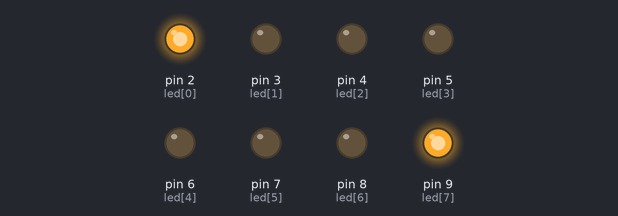
A sketch run on a simulated Arduino Uno, built with avr-gcc and run on an emulated ATmega328P. On the bench: output pins drawn as LEDs (lit = HIGH).

Above: at 0.2 s.
At 1.2 s:
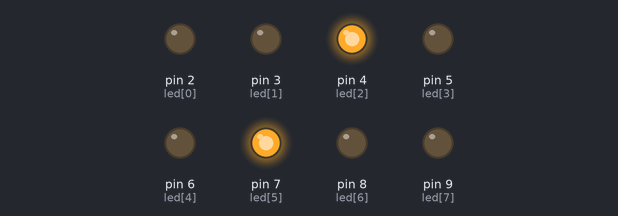
At 1.7 s:
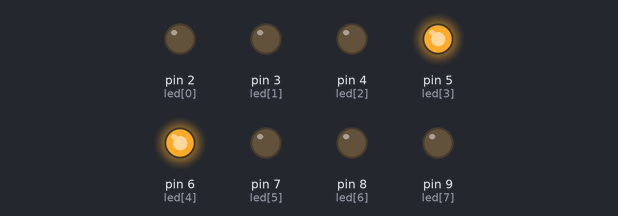
At 3.2 s:
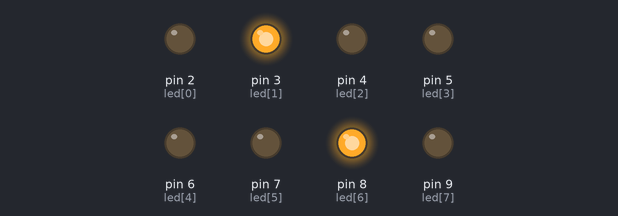
At 4.7 s:
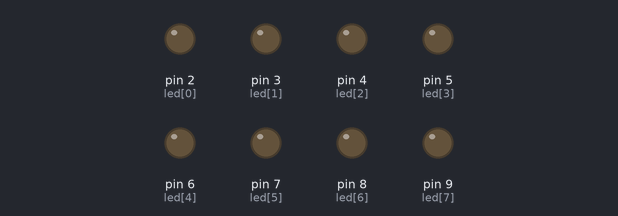
Timing chart, 0 to 5.8 s (numbered marks = the images above):
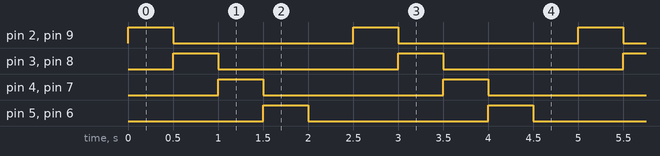

Measured:
- by itself, pin 2 (led[0]), pin 3 (led[1]), pin 4 (led[2]), pin 5 (led[3]), pin 6 (led[4]), pin 7 (led[5]), pin 8 (led[6]), pin 9 (led[7]): alternates HIGH for 0.50 s and LOW for 2.0 s
- by itself, everything shown: repeats every 2.5 s, in 5 steps

The sketch:

sketch_mar14a.ino
```cpp
int led[] = {2, 3, 4, 5, 6, 7, 8, 9};
int d = 500;
void setup() {
  for(int i=0; i<8; i++) {
    pinMode(led[i], OUTPUT);
  }
}

void loop() {
  for(int i=0; i<=3; i++) {
    digitalWrite(led[i], HIGH);
    digitalWrite(led[7-i], HIGH);
    delay(d);
    digitalWrite(led[i], LOW);
    digitalWrite(led[7-i], LOW);
  }
  delay(d);
}
```
